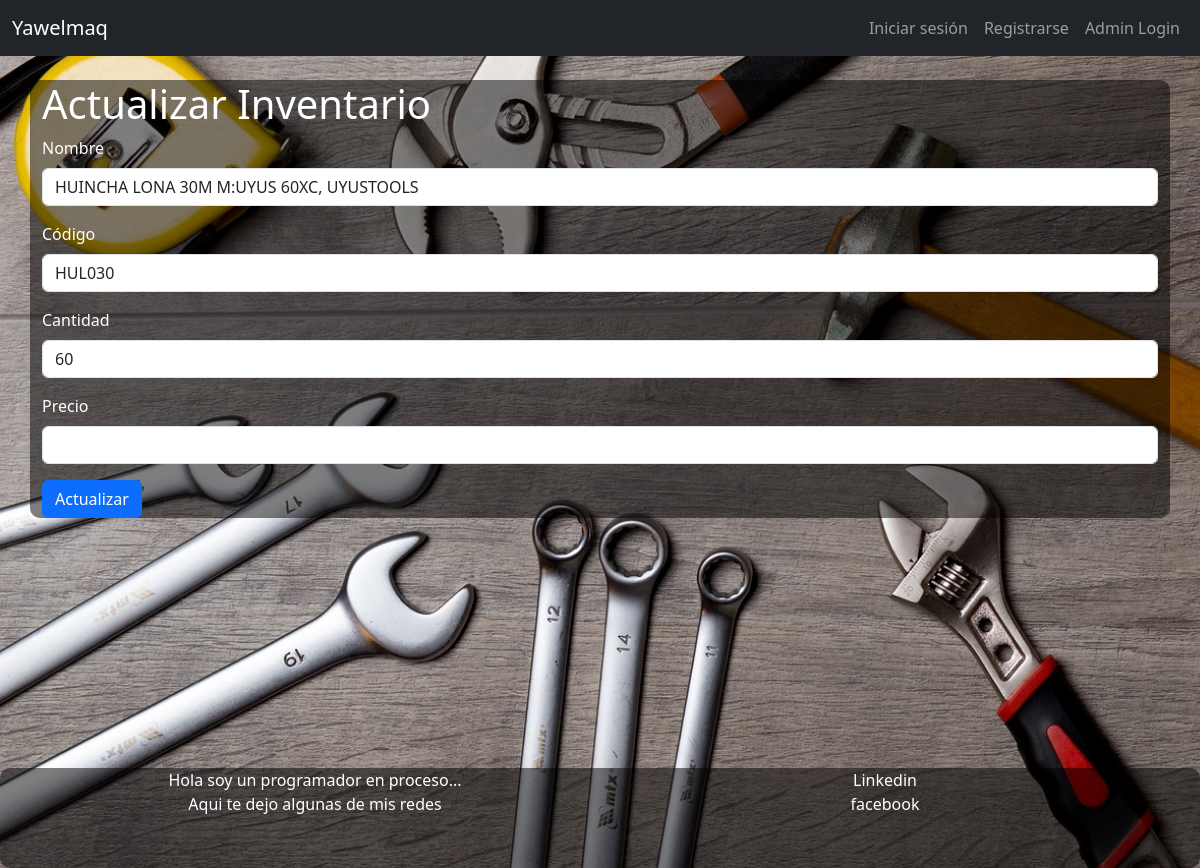
/todo/update/3, run on the app's committed database.
### todor/models.py (models this page shows, shortened)
class Inventario(db.Model):
    id = db.Column(db.Integer, primary_key=True)
    nombre = db.Column(db.String(80), nullable=False)
    codigo = db.Column(db.String(80), nullable=False)
    cantidad = db.Column(db.Integer, nullable=False)
    precio = db.Column(db.Float, nullable=False)

### todor/todo.py (the view, shortened to what this page needs)
@bp.route('/update/<int:id>', methods=['GET', 'POST'])
def update(id):
    todo = Inventario.query.get_or_404(id)
    return render_template('todo/update.html', todo=todo)

### todor/adm.py (called while the page is built)
@bp.before_app_request
def load_logged_in_admin():
    admin_id = session.get('admin_id')
    if admin_id is None:
        g.admin = None
    else:
        g.admin = Admin.query.get(admin_id)

### todor/auth.py (called while the page is built)
@bp.before_app_request
def load_logged_in_user():
    user_id = session.get('user_id')
    if user_id is None:
        g.user = None
    else:
        g.user = User.query.get(user_id)

### todor/templates/todo/update.html (shortened to what this page needs)
{% extends 'base.html' %}
{% block content %}
<div class="container mt-4 formedit">
    <h1>Actualizar Inventario</h1>
    <form method="POST" action="{{ url_for('todo.update', id=todo.id) }}">
        <div class="mb-3">
            <label for="nombre" class="form-label">Nombre</label>
            <input type="text" class="form-control" id="nombre" name="nombre" value="{{ todo.nombre }}" required>
        </div>
        <div class="mb-3">
            <label for="codigo" class="form-label">Código</label>
            <input type="text" class="form-control" id="codigo" name="codigo" value="{{ todo.codigo }}" required>
        </div>
        <div class="mb-3">
            <label for="cantidad" class="form-label">Cantidad</label>
            <input type="number" class="form-control" id="cantidad" name="cantidad" value="{{ todo.cantidad }}" required>
        </div>
        <div class="mb-3">
            <label for="precio" class="form-label">Precio</label>
            <input type="number" class="form-control" id="precio" name="precio" value="{{ todo.precio }}" required>
        </div>
        <button type="submit" class="btn btn-primary">Actualizar</button>
    </form>
</div>
{% endblock %}

### static/styles.css (style rules this page uses)
body { background-image: url('/static/tool-2820946_1280.jpg'); background-size: cover; background-repeat: no-repeat; background-attachment: fixed; }
.formedit { background-color: rgba(0, 0, 0, 0.5); color: white; border-radius: 10px; margin-top: 200px; }

### data on the page
Inventario: nombre "HUINCHA LONA 30M M:UYUS 60XC, UYUSTOOLS", codigo "HUL030", cantidad "60"
